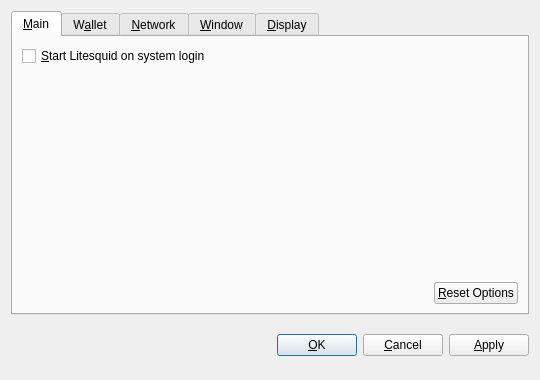
<?xml version="1.0" encoding="UTF-8"?>
<ui version="4.0">
 <class>OptionsDialog</class>
 <widget class="QDialog" name="OptionsDialog">
  <property name="geometry">
   <rect>
    <x>0</x>
    <y>0</y>
    <width>540</width>
    <height>380</height>
   </rect>
  </property>
  <property name="windowTitle">
   <string>Options</string>
  </property>
  <property name="modal">
   <bool>true</bool>
  </property>
  <layout class="QVBoxLayout" name="verticalLayout">
   <item>
    <widget class="QTabWidget" name="tabWidget">
     <property name="tabPosition">
      <enum>QTabWidget::North</enum>
     </property>
     <property name="currentIndex">
      <number>0</number>
     </property>
     <widget class="QWidget" name="tabMain">
      <attribute name="title">
       <string>&amp;Main</string>
      </attribute>
      <layout class="QVBoxLayout" name="verticalLayout_Main">
       <item>
        <widget class="QCheckBox" name="bitcoinAtStartup">
         <property name="toolTip">
          <string>Automatically start Litesquid after logging in to the system.</string>
         </property>
         <property name="text">
          <string>&amp;Start Litesquid on system login</string>
         </property>
        </widget>
       </item>
       <item>
        <spacer name="verticalSpacer_Main">
         <property name="orientation">
          <enum>Qt::Vertical</enum>
         </property>
         <property name="sizeHint" stdset="0">
          <size>
           <width>20</width>
           <height>40</height>
          </size>
         </property>
        </spacer>
       </item>
       <item>
        <layout class="QHBoxLayout" name="horizontalLayout_2_Main">
         <item>
          <spacer name="horizontalSpacer_2_Main">
           <property name="orientation">
            <enum>Qt::Horizontal</enum>
           </property>
           <property name="sizeHint" stdset="0">
            <size>
             <width>40</width>
             <height>20</height>
            </size>
           </property>
          </spacer>
         </item>
         <item>
          <widget class="QPushButton" name="resetButton">
           <property name="toolTip">
            <string>Reset all client options to default.</string>
           </property>
           <property name="text">
            <string>&amp;Reset Options</string>
           </property>
           <property name="autoDefault">
            <bool>false</bool>
           </property>
          </widget>
         </item>
        </layout>
       </item>
      </layout>
     </widget>
     <widget class="QWidget" name="tabWallet">
      <attribute name="title">
       <string>W&amp;allet</string>
      </attribute>
      <layout class="QVBoxLayout" name="verticalLayout_Network">
       <item>
        <widget class="QLabel" name="transactionFeeInfoLabel">
         <property name="text">
          <string>Optional transaction fee per kB that helps make sure your transactions are processed quickly. Most transactions are 1 kB.</string>
         </property>
         <property name="textFormat">
          <enum>Qt::PlainText</enum>
         </property>
         <property name="wordWrap">
          <bool>true</bool>
         </property>
        </widget>
       </item>
       <item>
        <layout class="QHBoxLayout" name="horizontalLayout_1_Main">
         <item>
          <widget class="QLabel" name="transactionFeeLabel">
           <property name="text">
            <string>Pay transaction &amp;fee</string>
           </property>
           <property name="textFormat">
            <enum>Qt::PlainText</enum>
           </property>
           <property name="buddy">
            <cstring>transactionFee</cstring>
           </property>
          </widget>
         </item>
         <item>
          <widget class="BitcoinAmountField" name="transactionFee"/>
         </item>
         <item>
          <spacer name="horizontalSpacer_1_Main">
           <property name="orientation">
            <enum>Qt::Horizontal</enum>
           </property>
           <property name="sizeHint" stdset="0">
            <size>
             <width>40</width>
             <height>20</height>
            </size>
           </property>
          </spacer>
         </item>
        </layout>
       </item>
       <item>
        <widget class="QLabel" name="label">
         <property name="text">
          <string>If you disable the spending of unconfirmed change, the change from a transaction cannot be used until that transaction has at least one confirmation. This also affects how your balance is computed.</string>
         </property>
         <property name="wordWrap">
          <bool>true</bool>
         </property>
        </widget>
       </item>
       <item>
        <widget class="QCheckBox" name="spendZeroConfChange">
         <property name="text">
          <string>Spend unconfirmed change  (experts only)</string>
         </property>
        </widget>
       </item>
       <item>
        <spacer name="verticalSpacer">
         <property name="orientation">
          <enum>Qt::Vertical</enum>
         </property>
         <property name="sizeHint" stdset="0">
          <size>
           <width>20</width>
           <height>40</height>
          </size>
         </property>
        </spacer>
       </item>
      </layout>
     </widget>
     <widget class="QWidget" name="tabNetwork">
      <attribute name="title">
       <string>&amp;Network</string>
      </attribute>
      <layout class="QVBoxLayout" name="verticalLayout_Network">
       <item>
        <widget class="QCheckBox" name="mapPortUpnp">
         <property name="toolTip">
          <string>Automatically open the Litesquid client port on the router. This only works when your router supports UPnP and it is enabled.</string>
         </property>
         <property name="text">
          <string>Map port using &amp;UPnP</string>
         </property>
        </widget>
       </item>
       <item>
        <widget class="QCheckBox" name="connectSocks">
         <property name="toolTip">
          <string>Connect to the Litesquid network through a SOCKS proxy (e.g. when connecting through Tor).</string>
         </property>
         <property name="text">
          <string>&amp;Connect through SOCKS proxy:</string>
         </property>
        </widget>
       </item>
       <item>
        <layout class="QHBoxLayout" name="horizontalLayout_Network">
         <item>
          <widget class="QLabel" name="proxyIpLabel">
           <property name="text">
            <string>Proxy &amp;IP:</string>
           </property>
           <property name="textFormat">
            <enum>Qt::PlainText</enum>
           </property>
           <property name="buddy">
            <cstring>proxyIp</cstring>
           </property>
          </widget>
         </item>
         <item>
          <widget class="QValidatedLineEdit" name="proxyIp">
           <property name="maximumSize">
            <size>
             <width>140</width>
             <height>16777215</height>
            </size>
           </property>
           <property name="toolTip">
            <string>IP address of the proxy (e.g. 127.0.0.1)</string>
           </property>
          </widget>
         </item>
         <item>
          <widget class="QLabel" name="proxyPortLabel">
           <property name="text">
            <string>&amp;Port:</string>
           </property>
           <property name="textFormat">
            <enum>Qt::PlainText</enum>
           </property>
           <property name="buddy">
            <cstring>proxyPort</cstring>
           </property>
          </widget>
         </item>
         <item>
          <widget class="QLineEdit" name="proxyPort">
           <property name="maximumSize">
            <size>
             <width>55</width>
             <height>16777215</height>
            </size>
           </property>
           <property name="toolTip">
            <string>Port of the proxy (e.g. 9050)</string>
           </property>
          </widget>
         </item>
         <item>
          <widget class="QLabel" name="socksVersionLabel">
           <property name="text">
            <string>SOCKS &amp;Version:</string>
           </property>
           <property name="textFormat">
            <enum>Qt::PlainText</enum>
           </property>
           <property name="buddy">
            <cstring>socksVersion</cstring>
           </property>
          </widget>
         </item>
         <item>
          <widget class="QValueComboBox" name="socksVersion">
           <property name="toolTip">
            <string>SOCKS version of the proxy (e.g. 5)</string>
           </property>
          </widget>
         </item>
         <item>
          <spacer name="horizontalSpacer_Network">
           <property name="orientation">
            <enum>Qt::Horizontal</enum>
           </property>
           <property name="sizeHint" stdset="0">
            <size>
             <width>40</width>
             <height>20</height>
            </size>
           </property>
          </spacer>
         </item>
        </layout>
       </item>
       <item>
        <spacer name="verticalSpacer_Network">
         <property name="orientation">
          <enum>Qt::Vertical</enum>
         </property>
         <property name="sizeHint" stdset="0">
          <size>
           <width>20</width>
           <height>40</height>
          </size>
         </property>
        </spacer>
       </item>
      </layout>
     </widget>
     <widget class="QWidget" name="tabWindow">
      <attribute name="title">
       <string>&amp;Window</string>
      </attribute>
      <layout class="QVBoxLayout" name="verticalLayout_Window">
       <item>
        <widget class="QCheckBox" name="minimizeToTray">
         <property name="toolTip">
          <string>Show only a tray icon after minimizing the window.</string>
         </property>
         <property name="text">
          <string>&amp;Minimize to the tray instead of the taskbar</string>
         </property>
        </widget>
       </item>
       <item>
        <widget class="QCheckBox" name="minimizeOnClose">
         <property name="toolTip">
          <string>Minimize instead of exit the application when the window is closed. When this option is enabled, the application will be closed only after selecting Quit in the menu.</string>
         </property>
         <property name="text">
          <string>M&amp;inimize on close</string>
         </property>
        </widget>
       </item>
       <item>
        <spacer name="verticalSpacer_Window">
         <property name="orientation">
          <enum>Qt::Vertical</enum>
         </property>
         <property name="sizeHint" stdset="0">
          <size>
           <width>20</width>
           <height>40</height>
          </size>
         </property>
        </spacer>
       </item>
      </layout>
     </widget>
     <widget class="QWidget" name="tabDisplay">
      <attribute name="title">
       <string>&amp;Display</string>
      </attribute>
      <layout class="QVBoxLayout" name="verticalLayout_Display">
       <item>
        <layout class="QHBoxLayout" name="horizontalLayout_1_Display">
         <item>
          <widget class="QLabel" name="langLabel">
           <property name="text">
            <string>User Interface &amp;language:</string>
           </property>
           <property name="textFormat">
            <enum>Qt::PlainText</enum>
           </property>
           <property name="buddy">
            <cstring>lang</cstring>
           </property>
          </widget>
         </item>
         <item>
          <widget class="QValueComboBox" name="lang">
           <property name="toolTip">
            <string>The user interface language can be set here. This setting will take effect after restarting Litesquid.</string>
           </property>
          </widget>
         </item>
        </layout>
       </item>
       <item>
        <layout class="QHBoxLayout" name="horizontalLayout_2_Display">
         <item>
          <widget class="QLabel" name="unitLabel">
           <property name="text">
            <string>&amp;Unit to show amounts in:</string>
           </property>
           <property name="textFormat">
            <enum>Qt::PlainText</enum>
           </property>
           <property name="buddy">
            <cstring>unit</cstring>
           </property>
          </widget>
         </item>
         <item>
          <widget class="QValueComboBox" name="unit">
           <property name="toolTip">
            <string>Choose the default subdivision unit to show in the interface and when sending coins.</string>
           </property>
          </widget>
         </item>
        </layout>
       </item>
       <item>
        <widget class="QCheckBox" name="displayAddresses">
         <property name="toolTip">
          <string>Whether to show Litesquid addresses in the transaction list or not.</string>
         </property>
         <property name="text">
          <string>&amp;Display addresses in transaction list</string>
         </property>
        </widget>
       </item>
       <item>
        <widget class="QCheckBox" name="coinControlFeatures">
         <property name="toolTip">
          <string>Whether to show coin control features or not.</string>
         </property>
         <property name="text">
          <string>Display coin &amp;control features (experts only!)</string>
         </property>
        </widget>
       </item>
       <item>
        <spacer name="verticalSpacer_Display">
         <property name="orientation">
          <enum>Qt::Vertical</enum>
         </property>
         <property name="sizeHint" stdset="0">
          <size>
           <width>20</width>
           <height>40</height>
          </size>
         </property>
        </spacer>
       </item>
      </layout>
     </widget>
    </widget>
   </item>
   <item>
    <layout class="QHBoxLayout" name="horizontalLayout_Buttons">
     <item>
      <spacer name="horizontalSpacer_1">
       <property name="orientation">
        <enum>Qt::Horizontal</enum>
       </property>
       <property name="sizeHint" stdset="0">
        <size>
         <width>40</width>
         <height>48</height>
        </size>
       </property>
      </spacer>
     </item>
     <item>
      <widget class="QLabel" name="statusLabel">
       <property name="font">
        <font>
         <weight>75</weight>
         <bold>true</bold>
        </font>
       </property>
       <property name="text">
        <string/>
       </property>
       <property name="textFormat">
        <enum>Qt::PlainText</enum>
       </property>
       <property name="wordWrap">
        <bool>true</bool>
       </property>
      </widget>
     </item>
     <item>
      <spacer name="horizontalSpacer_2">
       <property name="orientation">
        <enum>Qt::Horizontal</enum>
       </property>
       <property name="sizeHint" stdset="0">
        <size>
         <width>40</width>
         <height>48</height>
        </size>
       </property>
      </spacer>
     </item>
     <item>
      <widget class="QPushButton" name="okButton">
       <property name="text">
        <string>&amp;OK</string>
       </property>
      </widget>
     </item>
     <item>
      <widget class="QPushButton" name="cancelButton">
       <property name="text">
        <string>&amp;Cancel</string>
       </property>
       <property name="autoDefault">
        <bool>false</bool>
       </property>
      </widget>
     </item>
     <item>
      <widget class="QPushButton" name="applyButton">
       <property name="text">
        <string>&amp;Apply</string>
       </property>
       <property name="autoDefault">
        <bool>false</bool>
       </property>
      </widget>
     </item>
    </layout>
   </item>
  </layout>
 </widget>
 <customwidgets>
  <customwidget>
   <class>BitcoinAmountField</class>
   <extends>QSpinBox</extends>
   <header>bitcoinamountfield.h</header>
  </customwidget>
  <customwidget>
   <class>QValueComboBox</class>
   <extends>QComboBox</extends>
   <header>qvaluecombobox.h</header>
  </customwidget>
  <customwidget>
   <class>QValidatedLineEdit</class>
   <extends>QLineEdit</extends>
   <header>qvalidatedlineedit.h</header>
  </customwidget>
 </customwidgets>
 <resources/>
 <connections/>
</ui>
